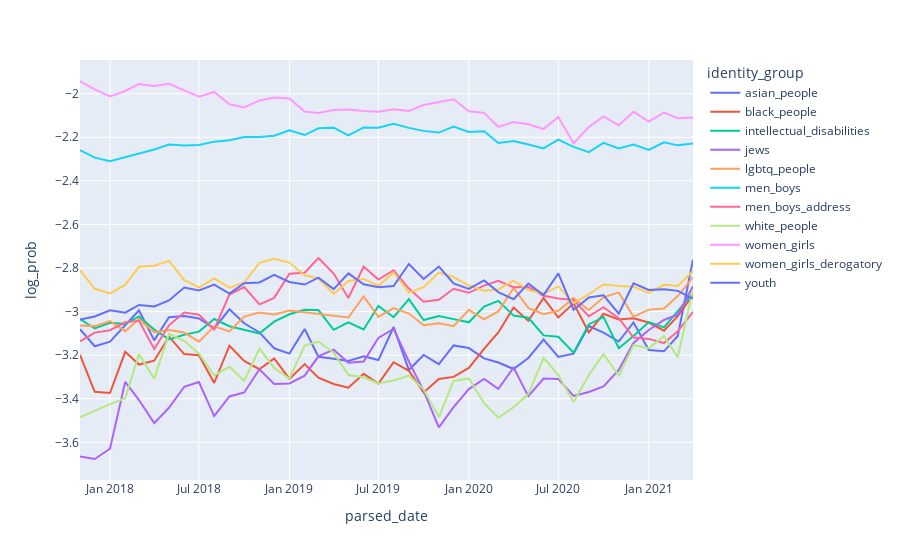

This figure's notebook cell:
### Markdown cell above
### Identity groups over time

### Code cell
# post_counts = data.groupby(pd.Grouper(key='parsed_date', freq='MS'))['content'].count()
data['word_count'] = data.content.str.split().str.len()

word_counts = data.groupby(pd.Grouper(key='parsed_date', freq='MS'))['word_count'].sum()
word_counts

# exploded = data.explode('netmapper_identity_matches').dropna(subset='netmapper_identity_matches')
# counts_overtime = exploded.groupby([pd.Grouper(key='parsed_date', freq='MS'), 'netmapper_identity_matches']).size().to_frame(name='count').reset_index(names=['parsed_date', 'identity_term'])
counts_overtime = exploded.groupby([pd.Grouper(key='parsed_date', freq='MS'), 'identity_group']).size().to_frame(name='term_count').reset_index(names=['parsed_date', 'identity_group'])
counts_overtime

counts_overtime = counts_overtime.join(word_counts, on='parsed_date').rename(columns={'content': 'word_count'})
counts_overtime

import numpy as np

counts_overtime['mention_prob'] = counts_overtime['term_count'] / counts_overtime.word_count
counts_overtime['log_prob'] = counts_overtime['mention_prob'].map(np.log10)
counts_overtime.head()

# Plot
import plotly.express as px

# Select only most popular identity groups
filtered = counts_overtime[counts_overtime.identity_group.isin(gp_freq.identity_group.head(11))]

# px.line(filtered, x='parsed_date', y='count', color='identity_term')
px.line(filtered, x='parsed_date', y='log_prob', color='identity_group', height=500)
# px.line(filtered, x='parsed_date', y='mention_prob', color='identity_group', log_y=True)
